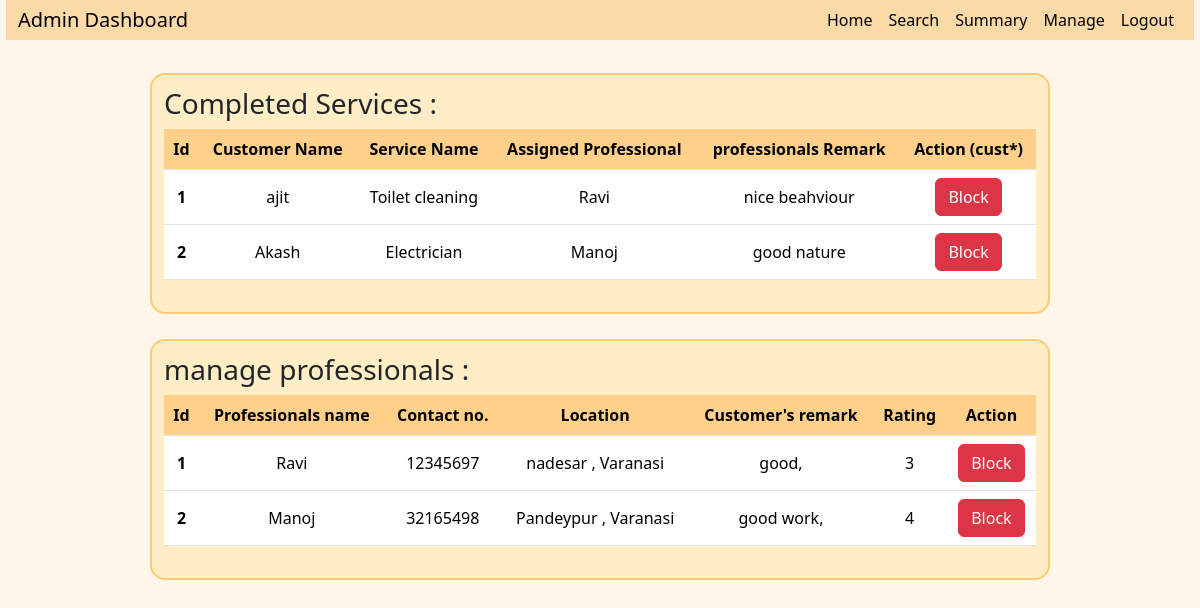
The page /Admin_manage on the database its author committed.
### application/models.py (models this page shows)
class Service_Req(db.Model):
    __tablename__ = 'service_req'
    id = db.Column(db.Integer(), primary_key=True)
    service_id = db.Column(db.Integer(), db.ForeignKey("services.id"))
    customer_id = db.Column(db.Integer(), db.ForeignKey("customer.id"))
    professional_id = db.Column(db.Integer(), db.ForeignKey('professionals.id'))
    date_of_request = db.Column(db.String())
    date_of_completion = db.Column(db.String())
    service_status = db.Column(db.String(), default="Requested")
    service_rating = db.Column(db.Integer(), default = 0)
    customer_remarks = db.Column(db.String())
    professional_remark = db.Column(db.String())
    service = db.relationship("Services", backref = "service_requests")

class Customer(db.Model):
    __tablename__ = 'customer'
    id = db.Column(db.Integer(), primary_key=True)
    username = db.Column(db.String(), nullable=False, unique=True)
    password = db.Column(db.String(), nullable=False)
    fullname = db.Column(db.String(), nullable=False)
    address = db.Column(db.String(), nullable=False)
    pincode = db.Column(db.Integer(), nullable=False)
    phone_no = db.Column(db.String(), nullable=False)
    service_requests = db.relationship("Service_Req", backref="customer")
    application_status = db.Column(db.String() ,nullable=False , default="Active")

class Services(db.Model):
    __tablename__ = 'services'
    id = db.Column(db.Integer(), primary_key=True)
    service_name = db.Column(db.String(), nullable=False, unique=True)
    service_bp = db.Column(db.Integer(), nullable=False)
    time_req = db.Column(db.String(), nullable=False)
    service_desc = db.Column(db.String(), nullable=False)
    professionals = db.relationship("Professionals", backref="service", cascade="all, delete-orphan")

class Professionals(db.Model):
    __tablename__ = 'professionals'
    id = db.Column(db.Integer(), primary_key=True)
    username = db.Column(db.String(), nullable=False, unique=True)
    password = db.Column(db.String(), nullable=False)
    fullname = db.Column(db.String(), nullable=False)
    service_id = db.Column(db.Integer(), db.ForeignKey("services.id"))
    experience = db.Column(db.Integer(), nullable=False)
    pdf_doc = db.Column(db.LargeBinary(), nullable=False)
    address = db.Column(db.String(), nullable=False)
    pincode = db.Column(db.Integer(), nullable=False)
    phone_no = db.Column(db.String(), nullable=False)
    rating = db.Column(db.Integer())
    pricing = db.Column(db.Integer())
    service_desc = db.Column(db.String())
    time_req = db.Column(db.String())
    application_status = db.Column(db.String() ,nullable=False , default="Pending")
    service_requests = db.relationship("Service_Req", backref="professionals", cascade="all, delete-orphan")

### application/controllers.py (the view)
@app.route('/Admin_manage', methods=["POST","GET"])
def admin_manage():
    all_requests = Service_Req.query.filter_by(service_status="Closed").all()
    all_professional = Professionals.query.order_by(asc(Professionals.rating)).all()
    return render_template('Admin_manage_dash.html' ,professionals = all_professional, Requests = all_requests)

### templates/Admin_manage_dash.html (shortened to what this page needs)
<!DOCTYPE html>
<html lang="en">
<head>
    <link rel="stylesheet" href="{{ url_for('static', filename='style.css') }}">
    <link href="https://cdn.jsdelivr.net/npm/bootstrap@5.3.3/dist/css/bootstrap.min.css" rel="stylesheet">
</head>
<body>
    <div id="main">
        <div id="canvas">
          <nav class="navbar navbar-expand-lg" style="margin-top: -14px;">
            <div class="container-fluid" style="background-color: rgb(252, 218, 168);">
              <a class="navbar-brand" href="#">Admin Dashboard</a>
              <div >
              <div class="collapse navbar-collapse" id="navbarSupportedContent">
                <ul class="navbar-nav me-auto mb-2 mb-lg-0">
                        <li class="nav-item">
                            <a class="nav-link active" aria-current="page" href="/admin_dashboard">Home</a>
                        </li>
                        <li class="nav-item">
                            <a class="nav-link active" aria-current="page" href="/Admin_search_services">Search</a>
                        </li>
                        <li class="nav-item">
                            <a class="nav-link active" aria-current="page" href="/Admin_summary">Summary</a>
                        </li>
                        <li class="nav-item">
                            <a class="nav-link active" aria-current="page" href="/Admin_manage">Manage</a>
                        </li>
                        <li class="nav-item">
                            <a class="nav-link active" aria-current="page" href="/login">Logout</a>
                        </li>
                    </ul>
                </div>
              </div>
            </div>
          </nav>
          <div id="trans-table">
            <h3 class="headings" style="display: flex; align-items: center;" >Completed Services :</h3>
            {% if Requests | length == 0 %}
                    <h5>No Completed Services are available</h5>
            {% else %}
          <table class="table">
            <thead>
              <tr>
                <th scope="col">Id</th>
                <th scope="col">Customer Name</th>
                <th scope="col">Service Name</th>
                <th scope="col">Assigned Professional</th>
                <th scope="col">professionals Remark</th>
                <th scope="col">Action (cust*)</th>
              </tr>
            </thead>
            <tbody>
              {% for req  in Requests %}
              <tr>
                <th scope="row">{{loop.index}}</th>
                <td>{{req.customer.fullname}}</td>
                <td>{{req.service.service_name}}</td>
                <td>{{req.professionals.fullname}}</td>
                <td>{{req.professional_remark}}</td>
                <td>
                {% if req.customer.application_status == 'Active' %}
                <form action="/Block_customer/{{ req.customer.id }}" method="POST" style="display:inline;">
                  <button type="submit" class="btn btn-danger" onclick="return confirmBlock('{{ req.customer.fullname }}');">
                      Block
                  </button>
                </form>
                {% else %}
                <form action="/Unblock_customer/{{ req.customer.id }}" method="POST" style="display:inline;">
                  <button type="submit" class="btn btn-success" onclick="return confirmUnblock('{{ req.customer.fullname }}');">
                      Unblock
                </button>
              </form>
                {% endif %}
                </td>
              </tr>
              {% endfor %}
            </tbody>
          </table>
          {% endif%}
        </div>
          <div id="trans-table">
            <h3 class="headings">manage professionals :</h3>
            {% if professionals | length == 0 %}
                <h5>OOps!! No professionals available</h5>
            {% else %}
          <table class="table">
            <thead>
              <tr>
                <th scope="col">Id</th>
                <th scope="col">Professionals name</th>
                <th scope="col">Contact no.</Details></th>
                <th scope="col">Location</th>
                <th scope="col">Customer's remark</th>
                <th scope="col">Rating</th>
                <th scope="col">Action</th>
              </tr>
            </thead>
            <tbody>
              {% for pro in professionals %}
              <tr>
                <th scope="row">{{loop.index}}</th>
                <td>{{pro.fullname}}</td>
                <td>{{pro.phone_no}}</td>
                <td>{{pro.address}}</td>
                <td>{% for remark in pro.service_requests %}
                    {{remark.customer_remarks}},
                    {% endfor %}
                </td>
                <td>{{pro.rating}}</td>
                <td>
                  {% if pro.application_status == 'Approved' %}
                  <form action="/Block_professional/{{ pro.id }}" method="POST" style="display:inline;">
                      <button type="submit" class="btn btn-danger" onclick="return confirmBlock('{{ pro.fullname }}');">
                          Block
                      </button>
                  </form>
                  {% else %}
                  <form action="/Unblock_professional/{{ pro.id }}" method="POST" style="display:inline;">
                      <button type="submit" class="btn btn-success" onclick="return confirmUnblock('{{ pro.fullname }}');">
                          Unblock
                      </button>
                  </form>
                  {% endif %}
                </td>
              </tr>
            </div>
            {% endfor %}
            {% endif %}
        </div>
</body>
</html>

### static/style.css (style rules this page uses)
#canvas { width: 100%; height: 730px; padding: 6px; background-color: #fff6e9; }
#trans-table { border: 2px solid rgb(255, 203, 114); margin-top: 25px !important; margin: auto; overflow-y: auto; height: 241px; width: 900px; border-radius: 15px; padding: 12px; background-color: rgb(255, 237, 197); }
.table thead th { position: sticky; top: 0; background-color: rgb(255, 208, 138); }
.table th, .table td { text-align: center; vertical-align: middle; }

### rows shown on the page
Service_Req: customer.fullname "ajit", service.service_name "Toilet cleaning", professionals.fullname "Ravi", professional_remark "nice beahviour", customer_remarks "good"
Service_Req: customer.fullname "Akash", service.service_name "Electrician", professionals.fullname "Manoj", professional_remark "good nature", customer_remarks "good work"
Professionals: fullname "Ravi", phone_no "12345697", address "nadesar , Varanasi", rating "3"
Professionals: fullname "Manoj", phone_no "32165498", address "Pandeypur , Varanasi", rating "4"
